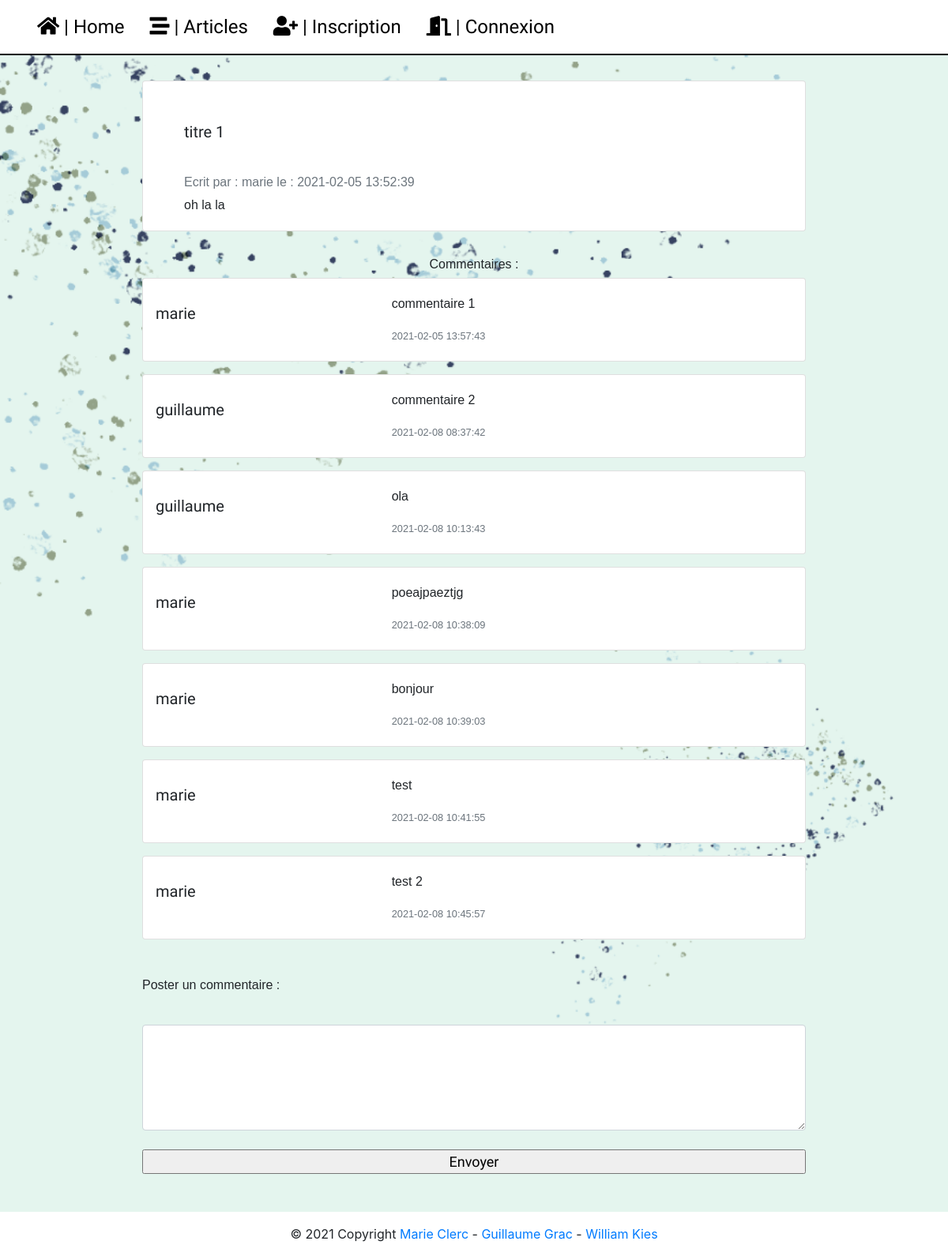
The app's page /templates/pages/article.php?id=26 with its own data.
### tables this page shows
CREATE TABLE IF NOT EXISTS `articles` (
  `id` int(11) NOT NULL AUTO_INCREMENT,
  `titre` varchar(255) NOT NULL,
  `article` text NOT NULL,
  `id_utilisateur` int(11) NOT NULL,
  `id_categorie` int(11) NOT NULL,
  `date` timestamp NOT NULL,
  PRIMARY KEY (`id`)
);

CREATE TABLE IF NOT EXISTS `utilisateurs` (
  `id` int(11) NOT NULL AUTO_INCREMENT,
  `login` varchar(255) NOT NULL,
  `password` varchar(255) NOT NULL,
  `email` varchar(255) NOT NULL,
  `id_droits` int(11) NOT NULL,
  PRIMARY KEY (`id`)
);

CREATE TABLE IF NOT EXISTS `commentaires` (
  `id` int(11) NOT NULL AUTO_INCREMENT,
  `commentaire` varchar(1024) NOT NULL,
  `id_article` int(11) NOT NULL,
  `id_utilisateur` int(11) NOT NULL,
  `date` timestamp NOT NULL,
  PRIMARY KEY (`id`)
);

### libraries/autoload.php (called while the page is built, shortened)
<?php
spl_autoload_register(function ($className)
{
    $className = str_replace("\\", "/", $className);
});

### libraries/Database.php (called while the page is built)
<?php
class Database
{
    private static $instance = null;
    public static function getPdo(): PDO
    {
        if (self::$instance === null)
        {
            try
            {
                self::$instance = new PDO('mysql:host=localhost; dbname=blog', 'root', '', [
                    PDO::ATTR_ERRMODE => PDO::ERRMODE_EXCEPTION,
                    PDO::ATTR_DEFAULT_FETCH_MODE => PDO::FETCH_ASSOC
                ]);
            }
            catch (PDOException $e)
            {
                die("Erreur : " . $e -> getMessage());
            }
        }
        return self::$instance;
    }
}
?>

### libraries/Model.php (called while the page is built, shortened)
<?php
abstract class Model
{
    public function __construct()
    {
        $this -> pdo = Database::getPdo();
    }
}

### libraries/Articles.php (called while the page is built, shortened)
<?php
require_once('Model.php');
class Articles extends Model{
    public function showarticle($id) {
        $id_article = $id;
        $sql = 'SELECT titre, article, articles.date, utilisateurs.login
                FROM articles
                INNER JOIN utilisateurs ON utilisateurs.id = articles.id_utilisateur
                WHERE articles.id = :idarticle';
        $stm = $this->pdo->prepare($sql);
        $stm->execute(['idarticle'=>$id_article]);
        return ($stm);
    }
    public function showcomments($id)
    {
        $id_article = $id;
        $sql = 'SELECT commentaire, commentaires.date, utilisateurs.login
                FROM articles
                INNER JOIN commentaires ON commentaires.id_article = articles.id
                INNER JOIN utilisateurs ON utilisateurs.id = commentaires.id_utilisateur
                WHERE articles.id = :idarticle
                ORDER BY date ASC';
        $stm = $this->pdo->prepare($sql);
        $stm->execute(['idarticle'=>$id_article]);
        return ($stm);
    }
}
?>

### templates/pages/article.php (the view, shortened to what this page needs)
<?php
require_once('../../libraries/autoload.php');
require '../../libraries/articles.php';
$articles = new Articles();
$articles->writecomments($_GET['id']);
?>
<div class="main">
    <?php
    $mainarticle = $articles->showarticle($_GET['id']);
    foreach ($mainarticle as $value ) {
        echo '<div class="card postarticle"><div class="card-body">
                            <h5 class="card-title">'. $value['titre'] .'</h5>
                            <h6 class="card-subtitle mb-2 text-muted">Ecrit par : '. $value['login'] .' le : ' . $value['date'] .'</h6>
                            <p class="card-text">'. $value['article'] .'</p></div></div>';
    }
    ?>
    <div class="commentaires">
        <h6>Commentaires : </h6>
        <?php
        $commentaire = $articles->showcomments($_GET['id']);
        foreach ($commentaire as $value ) {
            echo '<div class="card mb-3" style="width: 100%">
                              <div class="row g-0">
                                <div class="col-md-4">
                                        <h5 class="card-title">' . $value['login'] . '</h5>
                                </div>
                                <div class="col-md-8">
                                  <div class="card-body">
                                    <p class="card-text">'. $value['commentaire'] .'</p>
                                    <p class="card-text"><small class="text-muted">'. $value['date'] .'</small></p>
                                  </div>
                                </div>
                              </div>
                            </div>';
        }
        ?>
    </div>
    <div class="post">
        <form action="article.php?id=<?php echo $_GET['id']; ?>" method="post">
            <label for="comment"><h6>Poster un commentaire :</h6></label><br>
            <textarea name="comment" rows="5" class="form-control text"></textarea><br>
            <input type="submit" name="submit" value="Envoyer">
        </form>
    </div>
</div>
<?php require("../layout.php");?>

### templates/pages/css/style.css (style rules this page uses)
* { margin: 0; padding: 0; }
html { scroll-behavior: smooth; }

### templates/pages/css/creer-article.css (style rules this page uses)
* { box-sizing: border-box; margin: 0; padding: 0; }
.main { display: grid; place-items: center; background-color: white; padding-top: 2rem; width: 100%; font-family: 'Raleway', sans-serif; background-image: url("../images/bg.png"); background-size: cover; }
.main form { width: 70%; }
.card { width: 100%; }
.postarticle { width: 70%; padding: 0 2rem; }
.postarticle h5 { margin-bottom: 3rem; }
h5 { font-family: 'Amatic SC', cursive; margin-top: 2rem; }
.commentaires { margin: 2rem 0; width: 70%; display: grid; place-items: center; }
.commentaires .card { padding: 0 1rem; }
.post { width: 70%; display: grid; place-items: center; margin-bottom: 3rem; justify-self: center; }
.post form { display: grid; width: 100%; }
input[type="submit"] { width: 100%; padding: 0 2rem; font-family: 'Amatic SC', cursive; font-size: large; }

### records on screen
articles: titre "titre 1", id_utilisateur.login "marie", date "2021-02-05 13:52:39", article "oh la la"
commentaires: id_utilisateur.login "marie", commentaire "commentaire 1", date "2021-02-05 13:57:43"
commentaires: id_utilisateur.login "guillaume", commentaire "commentaire 2", date "2021-02-08 08:37:42"
commentaires: id_utilisateur.login "guillaume", commentaire "ola", date "2021-02-08 10:13:43"
commentaires: id_utilisateur.login "marie", commentaire "poeajpaeztjg", date "2021-02-08 10:38:09"
commentaires: id_utilisateur.login "marie", commentaire "bonjour", date "2021-02-08 10:39:03"
commentaires: id_utilisateur.login "marie", commentaire "test", date "2021-02-08 10:41:55"
commentaires: id_utilisateur.login "marie", commentaire "test 2", date "2021-02-08 10:45:57"
